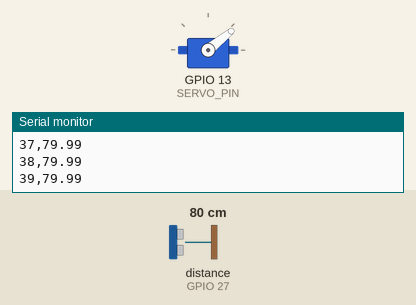
Simulated run of this sketch. Board: ESP32. Parts: servo, the last lines printed to the serial monitor. Wiring (inferred from the names in the program): ultrasonic range finder: trigger GPIO 12; echo GPIO 27. Inputs (shaded band) come from the test bench; at power-on: distance to the obstacle (sensor on GPIO 27) 80 cm. The echo pulse lasts 58.3 µs per cm.

Above: at 1.2 s.
1.3 s: distance to the obstacle (sensor on GPIO 27) set to 2 cm
At 1.67 s:
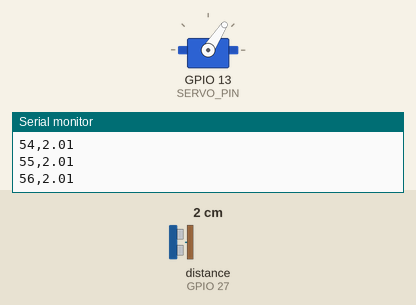
4.3 s: distance to the obstacle (sensor on GPIO 27) set to 4 cm
At 4.98 s:
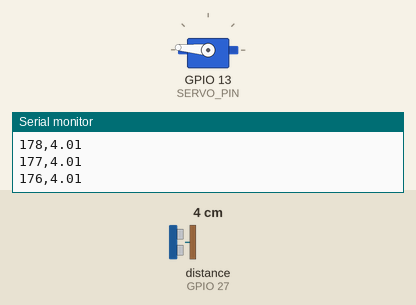
Timing chart, 0 to 13.3 s (numbered marks = the images above; inputs shaded):
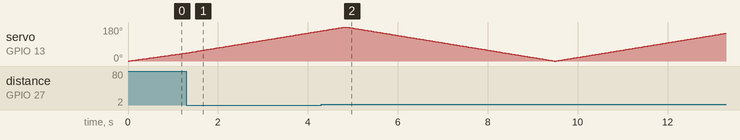

The sketch:

Radar.ino
```cpp
#include <ESP32Servo.h>

Servo radar;

const int SERVO_PIN = 13;

const int TRIG_PIN = 12;
const int ECHO_PIN = 27;

void setup() {
  Serial.begin(115200);

  radar.setPeriodHertz(50);
  radar.attach(SERVO_PIN, 500, 2400);

  pinMode(TRIG_PIN, OUTPUT);
  pinMode(ECHO_PIN, INPUT);

  digitalWrite(TRIG_PIN, LOW);
}

float getDistance() {
  digitalWrite(TRIG_PIN, LOW);
  delayMicroseconds(2);

  digitalWrite(TRIG_PIN, HIGH);
  delayMicroseconds(10);
  digitalWrite(TRIG_PIN, LOW);

  unsigned long duration = pulseIn(ECHO_PIN, HIGH, 17500);

  if (duration == 0) {
    return -1;
  }

  return duration * 0.0343 / 2.0;
}

void loop() {
  // Sweep from 0° to 180°
  for (int angle = 0; angle <= 180; angle++) {
    radar.write(angle);
    delay(15);
    Serial.print(angle);
    Serial.print(",");

    float distance = getDistance();

    if (distance < 0) {
      Serial.println(-1);
    } else {
      Serial.println(distance);

    }
    delay(10);
  }

  // Sweep from 180° back to 0°
  for (int angle = 180; angle >= 0; angle--) {
    radar.write(angle);
    delay(15);
    float distance = getDistance();
    Serial.print(angle);
    Serial.print(",");

    if (distance < 0) {
      Serial.println(-1);
    } else {
      Serial.println(distance);

    }
    delay(10);
  }
}
```
